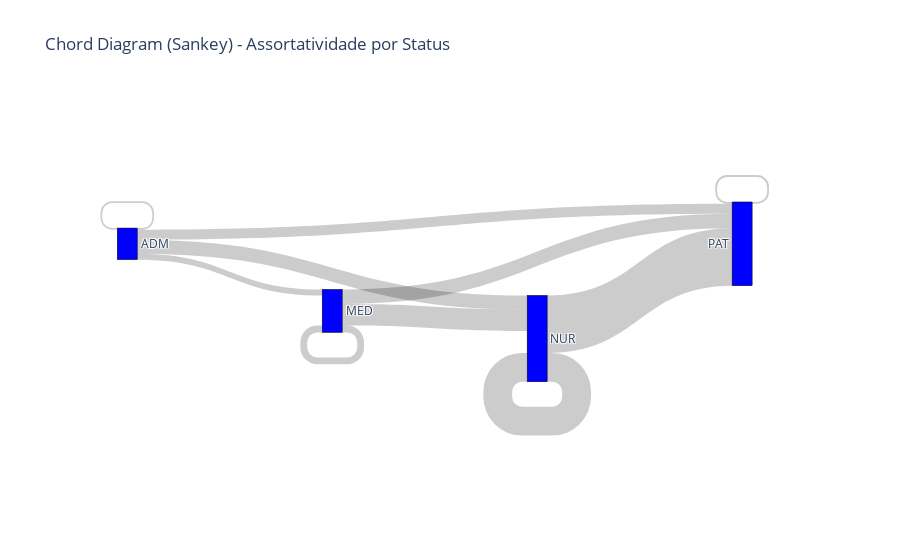

The code cell stored with this chart in its notebook:
### Code cell
# Mapear cada papel para nome
status_map = {
    1: "NUR",  # paramedical staff
    2: "PAT",  # patient
    3: "MED",  # medical doctor
    4: "ADM",  # administrative staff
}

# Criar lista de arestas categóricas (role-source, role-target)
categorical_edges = []
for u, v in G_hospital.edges():
    role_u = status_map.get(G_hospital.nodes[u]['status'], 'UNK')
    role_v = status_map.get(G_hospital.nodes[v]['status'], 'UNK')
    # Ordenar papéis para evitar duplicatas invertidas (ex: MED→PAT e PAT→MED)
    pair = tuple(sorted((role_u, role_v)))
    categorical_edges.append(pair)

# Contar conexões entre categorias
edge_counts = Counter(categorical_edges)

# Preparar dados para Sankey
roles = ["NUR", "PAT", "MED", "ADM"]
role_idx = {role: i for i, role in enumerate(roles)}

sources, targets, values = [], [], []

for (r1, r2), count in edge_counts.items():
    sources.append(role_idx[r1])
    targets.append(role_idx[r2])
    values.append(count)

# Criar Sankey Diagram
fig = go.Figure(data=[go.Sankey(
    node=dict(
        pad=15,
        thickness=20,
        line=dict(color="black", width=0.5),
        label=roles,
        color="blue"
    ),
    link=dict(
        source=sources,
        target=targets,
        value=values
    ))])

fig.update_layout(title_text="Chord Diagram (Sankey) - Assortatividade por Status", font_size=12)
fig.show()

### Figure 1 — Plotly figure (JSON) as saved in the notebook; plotly's stock layout.template omitted (floating-point values rounded to 4 significant figures)
{"data": [{"link": {"source": [3, 2, 2, 2, 3, 3, 3, 0, 0, 1], "target": [2, 2, 0, 1, 0, 3, 1, 0, 1, 1], "value": [42, 48, 151, 102, 98, 12, 69, 202, 402, 13]}, "node": {"color": "blue", "label": ["NUR", "PAT", "MED", "ADM"], "line": {"color": "black", "width": 0.5}, "pad": 15, "thickness": 20}, "type": "sankey"}], "layout": {"title": {"text": "Chord Diagram (Sankey) - Assortatividade por Status"}, "font": {"size": 12}}}
